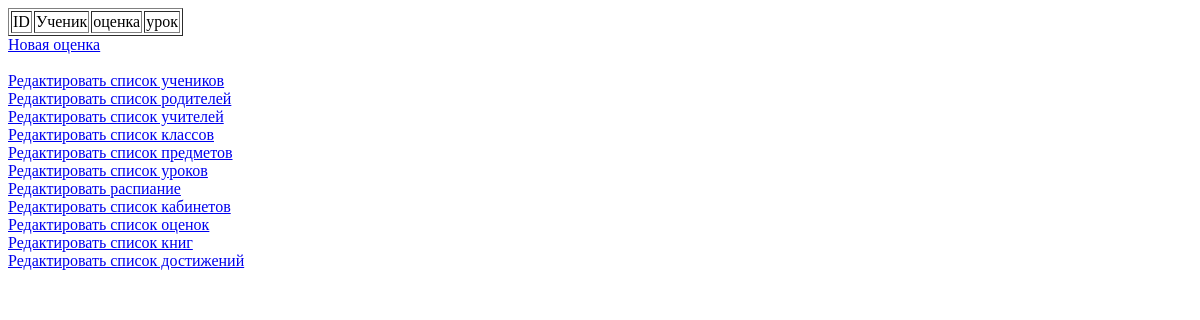
/admin_panel/rates (signed in), run on an earlier commit of the app's database.
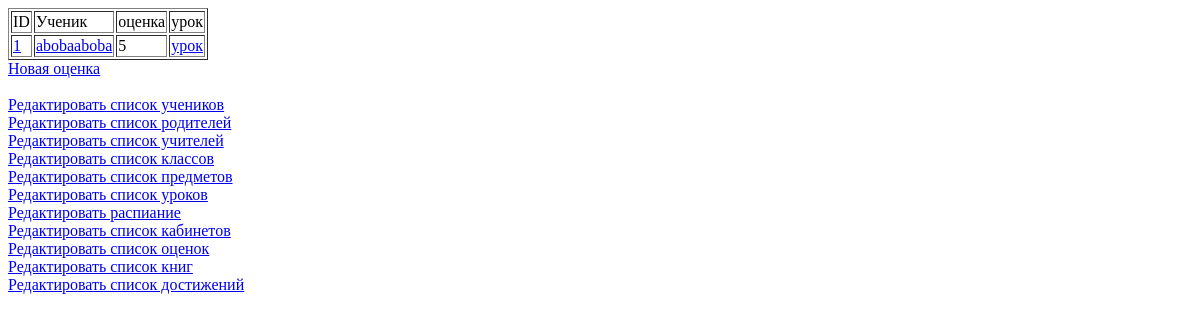
And on a later commit of the database.
### app/models.py (models this page shows, shortened)
class Rate(db.Model):
    id_ = sqlalchemy.Column(sqlalchemy.Integer, primary_key=True, autoincrement=True)
    rate = sqlalchemy.Column(sqlalchemy.Integer, nullable=False)
    student_id = sqlalchemy.Column(sqlalchemy.Integer, sqlalchemy.ForeignKey("student.id_"), nullable=False)
    lesson_id = sqlalchemy.Column(sqlalchemy.Integer, sqlalchemy.ForeignKey("lesson.id_"), nullable=False)

class User(db.Model, UserMixin):
    id_ = sqlalchemy.Column(sqlalchemy.Integer, primary_key=True, autoincrement=True)
    name = sqlalchemy.Column(sqlalchemy.String(32), nullable=False)
    surname = sqlalchemy.Column(sqlalchemy.String(32), nullable=False)
    password = sqlalchemy.Column(sqlalchemy.String(102), nullable=False)
    email = sqlalchemy.Column(sqlalchemy.String(255), unique=True)
    type = sqlalchemy.Column(sqlalchemy.Integer, nullable=False)
    students = db.relationship('Student', backref='student_user_data', lazy='dynamic')
    mothers = db.relationship('Mother', backref='mother_user_data', lazy='dynamic')
    fathers = db.relationship('Father', backref='father_user_data', lazy='dynamic')
    teachers = db.relationship('Teacher', backref='teacher_user_data', lazy='dynamic')
    admins = db.relationship('Admin', backref='admin_user_data', lazy='dynamic')
    def has_roles(self, *roles):
        if roles[0] == Role.Parent:
            if self.type == 1 or self.type == 2:
                return True
        elif int(roles[0]) == self.type:
            return True
        else:
            return False

### app/admin_panel.py (the view)
@application.route("/admin_panel/rates")
@roles_required(Role.Admin)
def admin_panel_rates():
    return render_template("admin/rates.html", rates=parse_filter(models.Rate))

### app/admin_panel.py (called while the page is built)
def parse_filter(class_):
    params = list(request.args.keys())
    if len(params) and hasattr(class_, params[0]):
        field = params[0]
        data = request.args[field]
        results = class_.query.filter_by(**{field: data})  # 'class_' is database model
        return results
    else:
        return class_.query.all()

### app/authorization.py (called while the page is built)
@loginManager.user_loader
def load_user(user_id):
    return models.User.query.get(int(user_id))

### app/templates/admin/rates.html (shortened to what this page needs)
{% extends "/admin/base.html" %}
{% block main %}
    <table border="1">
        <tr>
            <td>ID</td>
            <td>Ученик</td>
            <td>оценка</td>
            <td>урок</td>
        </tr>
        {% for rate in rates %}
        <tr>
            <td>
                <a href="{{ url_for('admin_panel_rates_update', id_=rate.id_) }}">{{ rate.id_ }}</a>
            </td>
            <td>
                <a href="{{ url_for('admin_panel_students_update', id_=rate.student.id_) }}">
                    {{ rate.student.student_user_data.name }}{{ rate.student.student_user_data.surname }}
                </a>
            </td>
            <td>
                {{ rate.rate }}
            </td>
            <td>
                <a href="{{ url_for('admin_panel_lessons_update', id_=rate.lesson.id_) }}">урок</a>
            </td>
        </tr>
        {% endfor %}
    </table>
    <div>
        <a href="{{ url_for('admin_panel_rates_new') }}">Новая оценка</a>
    </div>
{% endblock %}

What changed in the data, as far as the page shows it:
added Rate: id_ "1", student.student_user_data.name "aboba", student.student_user_data.surname "aboba", rate "5"
